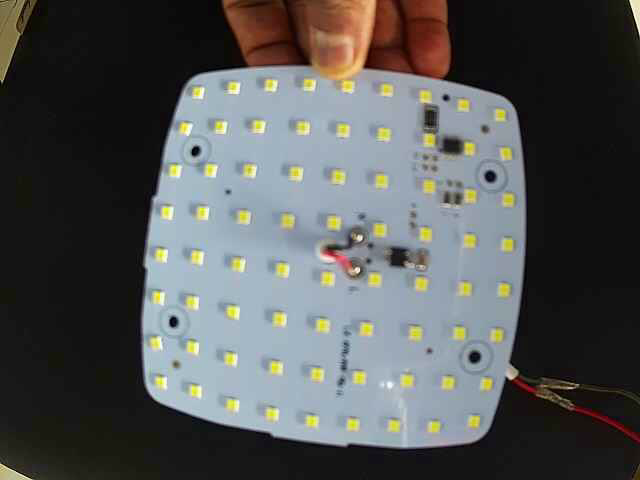
#> input picture frame 5 of led1.mp4, 640 x 480 px
$ python hough_circle_transform.py
#> lines starting #> are read from the running program, lines starting #| are printed output that depends on the picture
#!/usr/bin/env python3
# -*- coding: utf-8 -*-
"""
Created on Mon Aug  5 12:48:19 2019

@author: rohit
"""

import cv2
import numpy as np


source_video='led1.mp4';save_img=source_video.split('.')[0]+'_save.jpg'

cap = cv2.VideoCapture(source_video)
if (cap.isOpened() == False):
   print("Unable to read camera feed")

# Default resolutions of the frame are obtained.The default resolutions are system dependent.
# We convert the resolutions from float to integer.
frame_width = int(cap.get(3))
frame_height = int(cap.get(4))

while(True):
    # Check if camera opened successfully
    if (cap.isOpened() == False):
        print("Unable to read camera feed in loop !!! ")
        continue
    ret, img = cap.read()
#> img is the input picture: shape (480, 640, 3); mean B, G, R 85.3, 86, 84.1

    if ret == True:
        img = cv2.cvtColor(img,cv2.COLOR_BGR2GRAY)
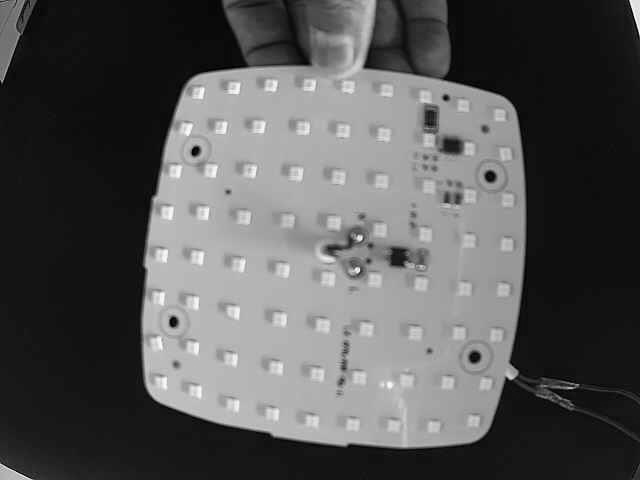
#> img: shape (480, 640); min 0, max 255, mean 85.3
        img = cv2.medianBlur(img,5)
        #param1 : higher thresh of canny & lower = param1/2
        #param2 : accumalator thresh
        #min_dis=30, scale =1
        circles = cv2.HoughCircles(img,cv2.HOUGH_GRADIENT,1,30,
                                    param1=70,param2=10,minRadius=5,maxRadius=10)
#> circles = 68 rows, first 8: [379.5, 229.5, 6.9], [353.5, 269.5, 9.4], [238.5, 264.5, 6.9], [295.5, 173.5, 6.6], [458.5, 333.5, 6.6], [365.5, 329.5, 6.6], [197.5, 257.5, 6.9], [258.5, 126.5, 6.9]

        circles = np.uint16(np.around(circles))
#> circles = 68 rows, first 8: [380, 230, 7], [354, 270, 9], [238, 264, 7], [296, 174, 7], [458, 334, 7], [366, 330, 7], [198, 258, 7], [258, 126, 7]
        for i in circles[0,:]:
            # draw the outer circle
            cv2.circle(img,(i[0],i[1]),i[2],(0,255,0),2)
#> this loop made 68 passes
#> i on passes 1 to 12: [380, 230, 7], [354, 270, 9], [238, 264, 7], [296, 174, 7], [458, 334, 7], [366, 330, 7], [198, 258, 7], [258, 126, 7], [420, 284, 6], [192, 302, 7], [318, 374, 7], [430, 140, 7]
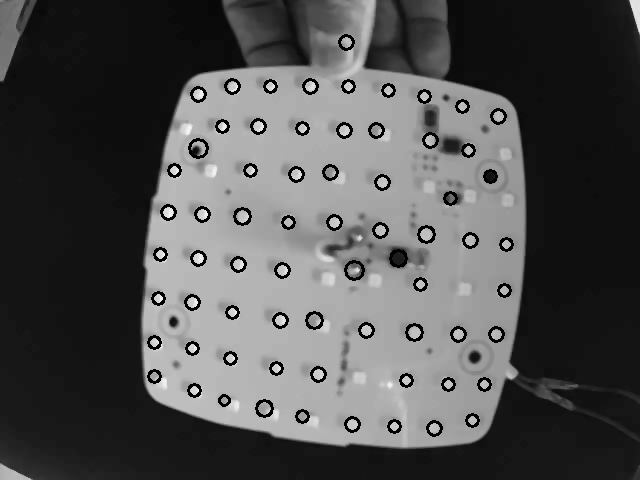
#> img: shape (480, 640); min 0, max 244, mean 80.6
            # draw the center of the circle
            #cv2.circle(img,(i[0],i[1]),2,(0,0,255),3)

    cv2.imshow('detected circles',img)
    k=cv2.waitKey(100)
#> (key Esc is pressed here)
    if k == 27:
        break
cv2.destroyAllWindows()

$ run again, starting later in the video
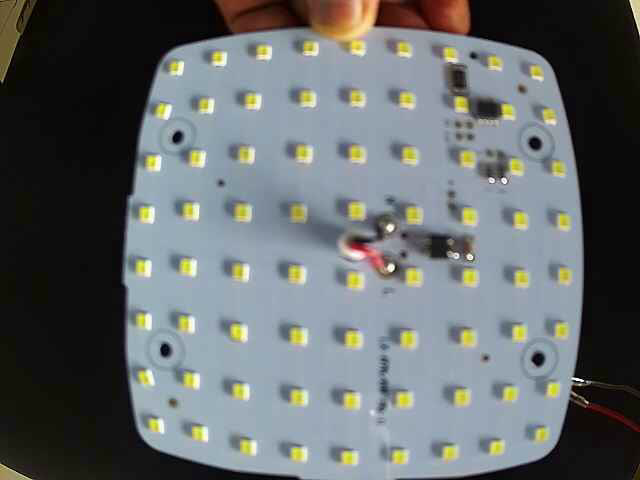
#> input picture frame 25 of led1.mp4, 640 x 480 px
#> img is the input picture: shape (480, 640, 3); mean B, G, R 106.1, 105.4, 100.3
#> `img = cv2.cvtColor(img,cv2.COLOR_BGR2GRAY)`:
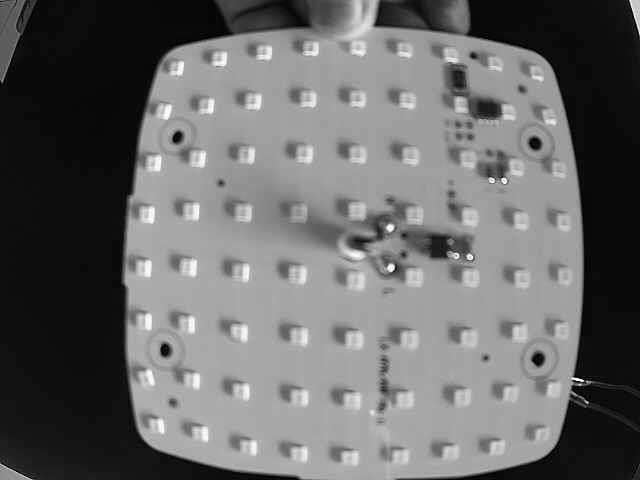
#> img: shape (480, 640); min 0, max 255, mean 103.9
#> `circles = cv2.HoughCircles(img,cv2.HOUGH_GRADIENT,1,30, param1=70,para..`: circles = 79 rows, first 8: [354.5, 339.5, 9.4], [344.5, 206.5, 9.3], [471.5, 277.5, 9.4], [252.5, 100.5, 8.2], [298.5, 452.5, 8.2], [299.5, 397.5, 9.4], [357.5, 98.5, 8], [143.5, 267.5, 8.2]
#> `circles = np.uint16(np.around(circles))`: circles = 79 rows, first 8: [354, 340, 9], [344, 206, 9], [472, 278, 9], [252, 100, 8], [298, 452, 8], [300, 398, 9], [358, 98, 8], [144, 268, 8]
#> the loop `for i in circles[0,:]:` made 79 passes
#> after the loop `for i in circles[0,:]:`:
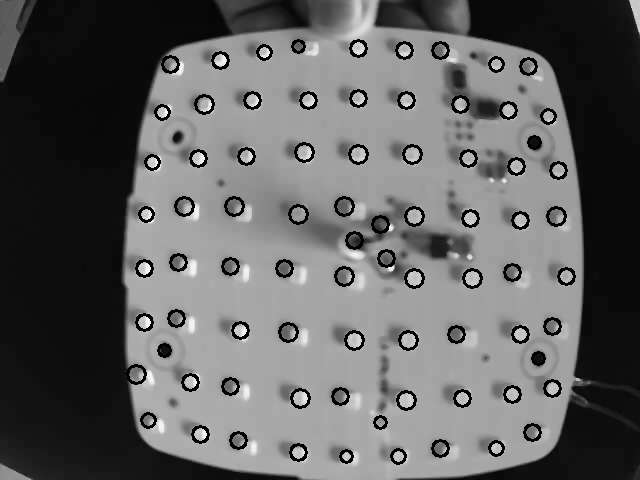
#> img: shape (480, 640); min 0, max 249, mean 97.7

$ run again, starting later in the video
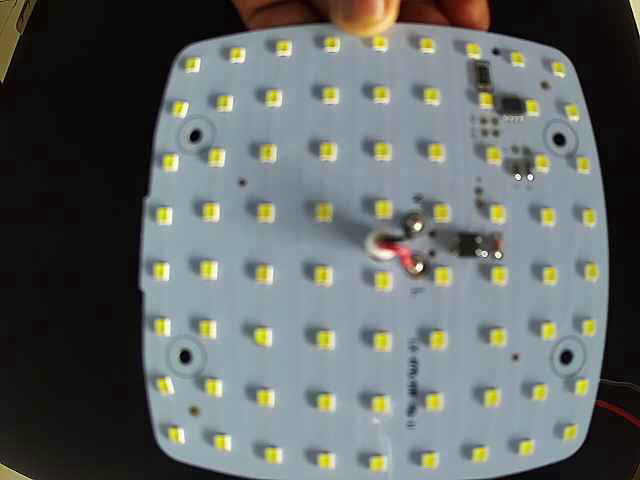
#> input picture frame 44 of led1.mp4, 640 x 480 px
#> img is the input picture: shape (480, 640, 3); mean B, G, R 103.2, 104.1, 98.8
#> `img = cv2.cvtColor(img,cv2.COLOR_BGR2GRAY)`:
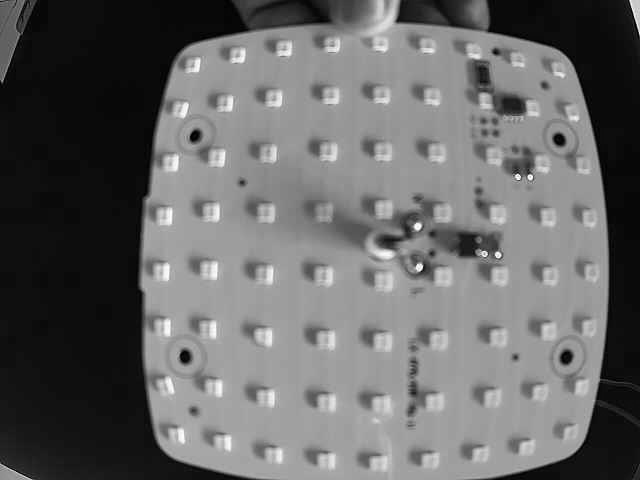
#> img: shape (480, 640); min 0, max 254, mean 102.3
#> `circles = cv2.HoughCircles(img,cv2.HOUGH_GRADIENT,1,30, param1=70,para..`: circles = 74 rows, first 8: [560.5, 429.5, 8.2], [497.5, 213.5, 9.4], [164.5, 215.5, 9.4], [383.5, 208.5, 9.4], [382.5, 94.5, 8.2], [331.5, 43.5, 8], [268.5, 153.5, 9.4], [436.5, 151.5, 9.4]
#> `circles = np.uint16(np.around(circles))`: circles = 74 rows, first 8: [560, 430, 8], [498, 214, 9], [164, 216, 9], [384, 208, 9], [382, 94, 8], [332, 44, 8], [268, 154, 9], [436, 152, 9]
#> the loop `for i in circles[0,:]:` made 74 passes
#> after the loop `for i in circles[0,:]:`:
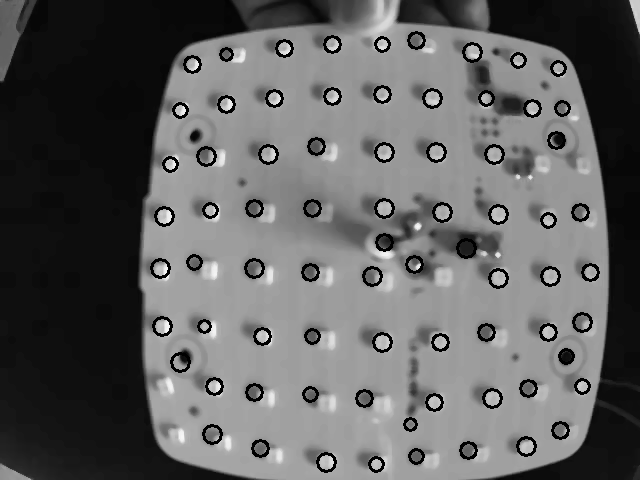
#> img: shape (480, 640); min 0, max 247, mean 96.8
